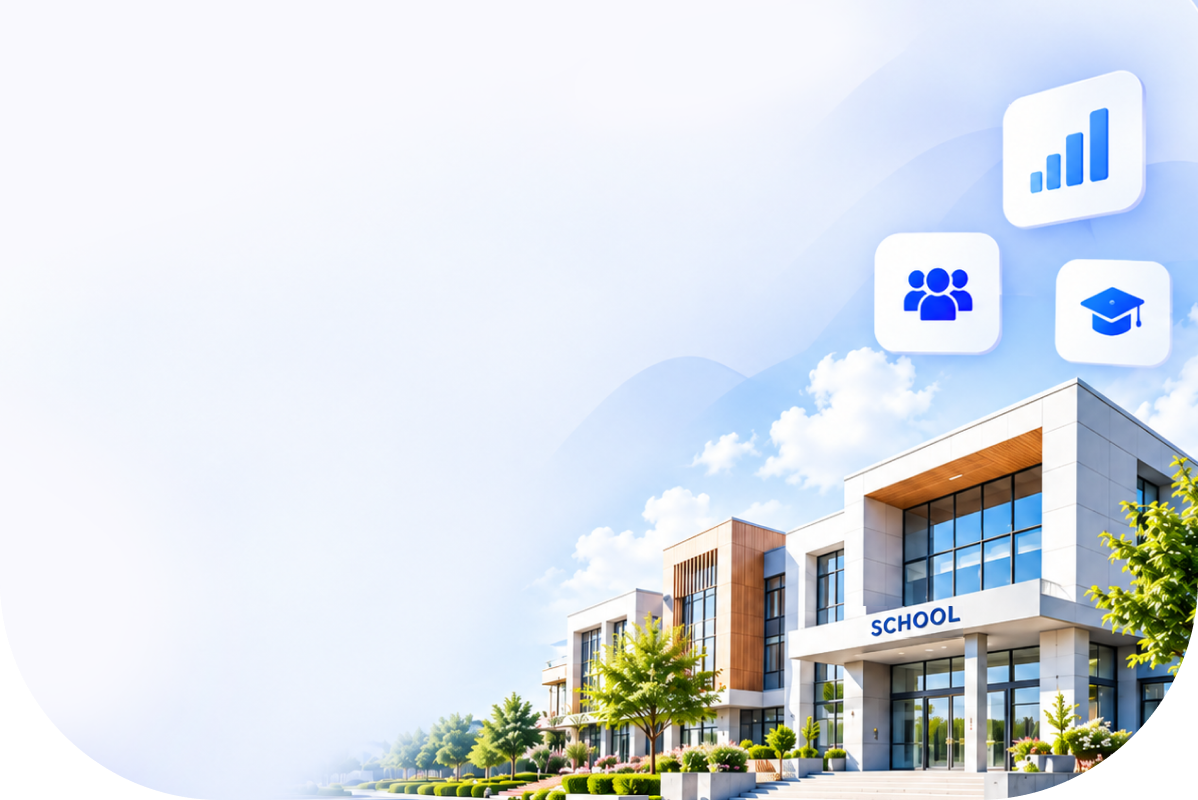
#> input picture school-hero-animation/assets/hero-source.png, 1198 x 800 px
$ python skyline.py   (older library calls are emulated)
#> lines starting #> are read from the running program, lines starting #| are printed output that depends on the picture; after the words box and inside, x2 and y2 are one past the last pixel; in counts of white or black regions, pixels touching at a corner belong together
"""Step 1: skyline mask (white = sky, black = building, trees, ground).
Sky is flooded from the top over pixels with a low local gradient (sky and soft clouds are smooth; the roofline,
windows and leaves are sharp). The card boxes are forced to sky. The result is cleaned per column (the sky is
everything above the first non-sky pixel in each column), then smoothed and saved."""
import json, numpy as np, cv2
from PIL import Image
ROOT = __file__.rsplit('/tools/', 1)[0]
SP = '/tmp/claude-0/-home-claude/16f7c1b2-c4b4-5aea-9d02-af57212e0f40/scratchpad/schoolani'
src = np.asarray(Image.open(f'{ROOT}/assets/hero-source.png').convert('RGBA')).astype(np.float32)
H, W = src.shape[:2]
#> H = 800; W = 1198
I = src[..., :3]
g = cv2.cvtColor(I.astype(np.uint8), cv2.COLOR_RGB2GRAY).astype(np.float32)
gs = cv2.GaussianBlur(g, (0, 0), 1.0)
grad = np.hypot(cv2.Sobel(gs, cv2.CV_32F, 1, 0, ksize=3), cv2.Sobel(gs, cv2.CV_32F, 0, 1, ksize=3))
hsv = cv2.cvtColor(I.astype(np.uint8), cv2.COLOR_RGB2HSV).astype(np.float32)
green = (hsv[..., 0] > 25) & (hsv[..., 0] < 95) & (hsv[..., 1] > 50)            # leaves
#> green: shape (800, 1198) bool; 4.6% white; 208 white regions (163 under 20 px), largest, box (x1, y1, x2, y2) and area: (1084, 455, 1198, 678) 12360, (575, 617, 721, 742) 9416, (387, 692, 587, 798) 7599
warm = (hsv[..., 0] < 25) & (hsv[..., 1] > 60)                                      # wood panels
#> warm: shape (800, 1198) bool; 2.5% white; 306 white regions (255 under 20 px), largest, box (x1, y1, x2, y2) and area: (864, 427, 1042, 526) 8915, (730, 520, 786, 691) 5798, (664, 548, 718, 652) 1425
dark = g < 150                                                                       # glass, shadows
#> dark: shape (800, 1198) bool; 12.6% white; 218 white regions (140 under 20 px), largest, box (x1, y1, x2, y2) and area: (862, 378, 1198, 800) 53634, (596, 556, 784, 775) 11425, (0, 601, 200, 800) 10244
CARDS = [(1000, 62, 1150, 236), (868, 226, 1008, 362), (1048, 252, 1178, 372)]      # x0, y0, x1, y1 with shadows
smooth = (grad < 22) & ~green & ~warm & ~dark
#> smooth: shape (800, 1198) bool; 78.3% white; 121 black regions (80 under 20 px), largest, box (x1, y1, x2, y2) and area: (309, 375, 1198, 800) 169852, (0, 599, 202, 800) 11186, (753, 230, 1004, 474) 4775
for x0, y0, x1, y1 in CARDS: smooth[y0:y1, x0:x1] = True
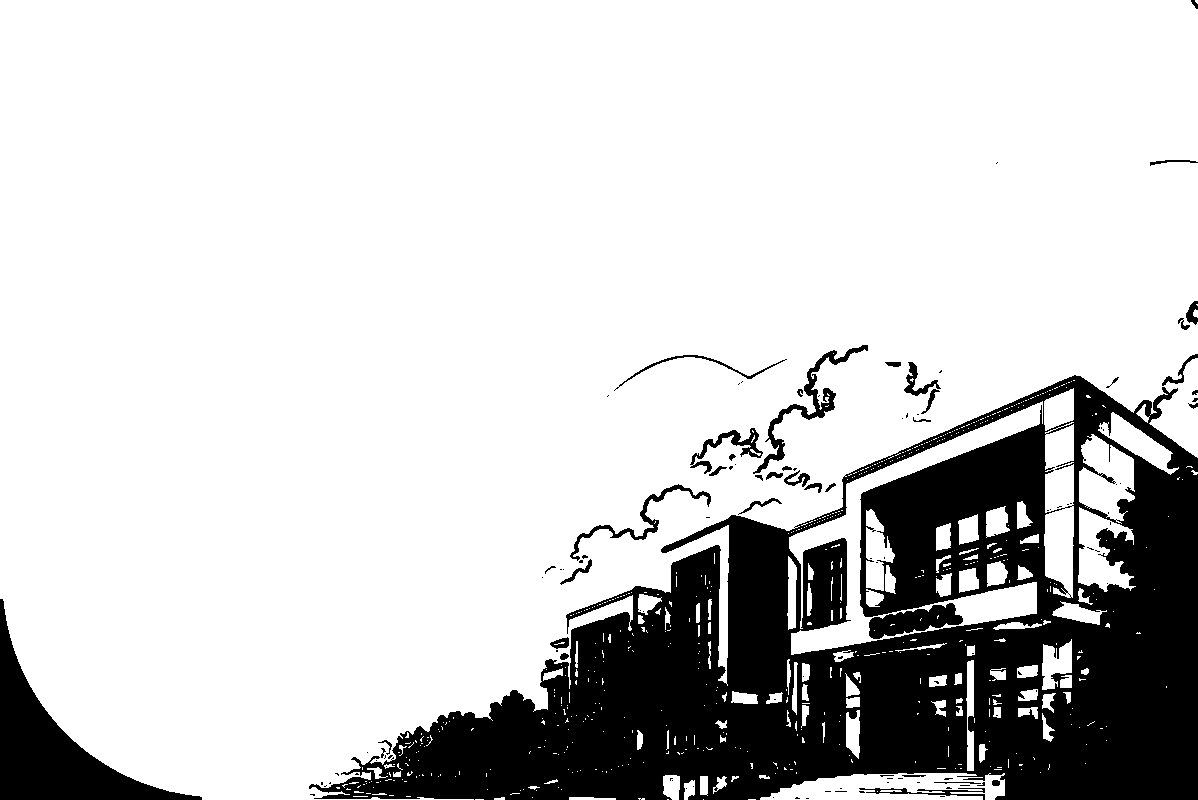
#> smooth: shape (800, 1198) bool; 80.2% white; 118 black regions (79 under 20 px), largest, box (x1, y1, x2, y2) and area: (309, 375, 1198, 800) 169852, (0, 599, 202, 800) 11186, (869, 603, 963, 639) 1820
smooth = cv2.morphologyEx(smooth.astype(np.uint8), cv2.MORPH_OPEN, np.ones((3, 3), np.uint8))
#> smooth: shape (800, 1198); values 0 (black) and 1 (white), 79.7% white; 46 black regions (25 under 20 px), largest, box (x1, y1, x2, y2) and area: (309, 354, 1198, 800) 177484, (0, 599, 202, 800) 11186, (753, 345, 868, 481) 1844
n, lab = cv2.connectedComponents(smooth)
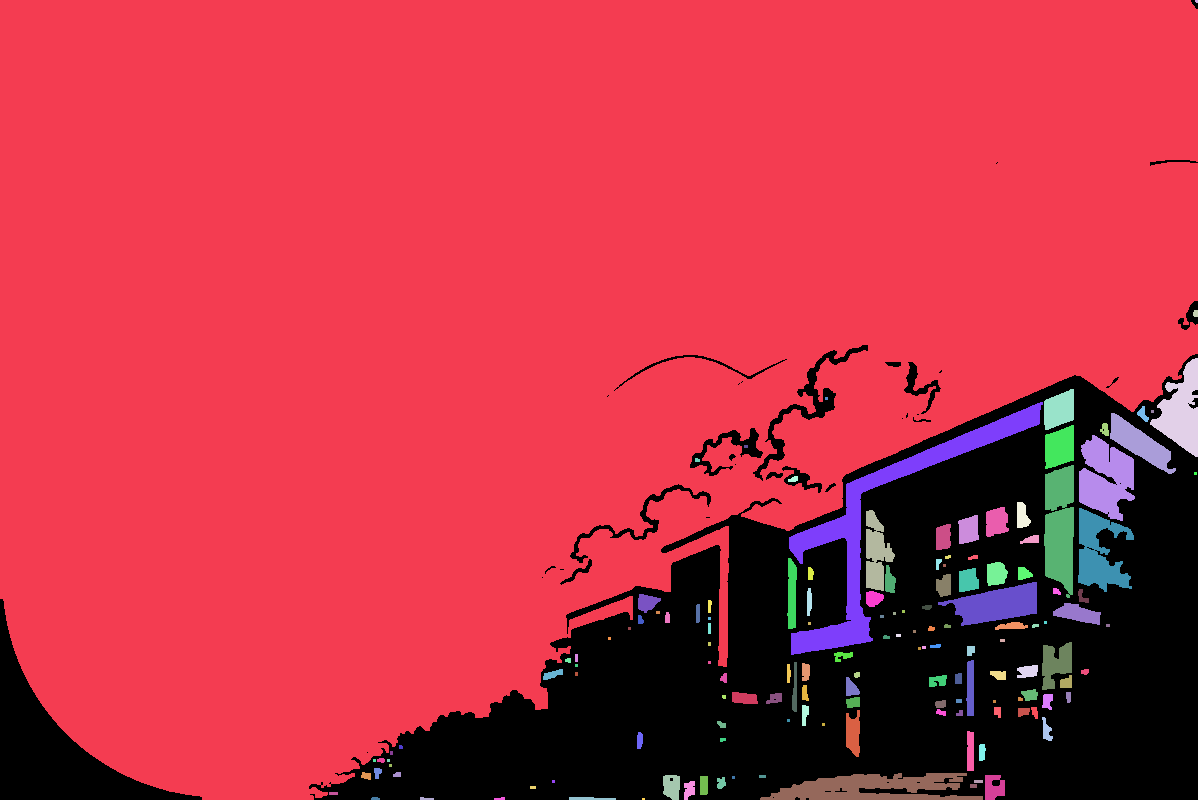
#> lab: shape (800, 1198) int32; 148 distinct labels, from 0 to 147; one colour per label, 0 black
#> n = 148
sky = lab == lab[5, 5]
#> sky: shape (800, 1198) bool; 75% white; 32 black regions (13 under 20 px), largest, box (x1, y1, x2, y2) and area: (309, 354, 1198, 800) 222292, (0, 599, 202, 800) 11186, (753, 345, 868, 481) 1853
# column-wise automatic top (good where trees meet clear sky: the far left)
auto = np.full(W, H)
#> auto = 1198 values from 800 to 800
for x in range(W):
    nz = np.where(~sky[:, x])[0]; auto[x] = nz[0] if len(nz) else H
#> after the loop, auto = 1198 values, max 800 at index 202, min 0 at index 1191, mean 549
# roofline traced by hand from a gridded close-up (clouds next to the white walls defeat automatic tracing),
# then each column is snapped to the strongest horizontal edge within +-10px of the traced line
ROOF = [(566, 618), (637, 589), (662, 593), (662, 551), (732, 519), (785, 534), (845, 507), (845, 480),
        (1077, 379), (1197, 459)]
xs_, ys_ = zip(*ROOF)
poly = np.full(W, H, dtype=float)
#> poly = 1198 values from 800 to 800
for i in range(len(ROOF) - 1):
    (x0, y0), (x1, y1) = ROOF[i], ROOF[i + 1]
    if x1 == x0: poly[x0] = min(poly[x0], y0, y1); continue
    xx = np.arange(x0, x1 + 1); poly[xx] = np.minimum(poly[xx], y0 + (y1 - y0) * (xx - x0) / (x1 - x0))
dy = cv2.Sobel(gs, cv2.CV_32F, 0, 1, ksize=3)
top = auto.astype(float).copy()
#> top has the same summary as auto
for x in range(566, W):
    py = int(round(poly[x])); lo, hi = max(py - 10, 1), min(py + 11, H - 1)
    k = lo + int(np.argmax(np.abs(dy[lo:hi, x])))
    top[x] = k - 1 if abs(k - py) <= 10 else py
#> this loop made 632 passes
#> k on passes 1 to 3: 618, 618, 617
#> after the loop, top = 1198 values, max 800 at index 202, min 377 at index 1078, mean 605.6
# roofs are straight: replace the snapped columns of each segment by a robust straight-line fit through them
for i in range(len(ROOF) - 1):
    (x0, y0), (x1, y1) = ROOF[i], ROOF[i + 1]
    if x1 - x0 < 12: continue
    xx = np.arange(x0 + 3, x1 - 2); yy = top[xx]
    A = np.c_[xx, np.ones_like(xx)].astype(float); coef = np.linalg.lstsq(A, yy, rcond=None)[0]
    for _ in range(3):                                           # drop outliers and refit
        r = np.abs(A @ coef - yy); keep = r < max(1.5, np.percentile(r, 70))
        coef = np.linalg.lstsq(A[keep], yy[keep], rcond=None)[0]
    xs_all = np.arange(x0, x1 + 1); top[xs_all] = coef[0] * xs_all + coef[1]
#> this loop made 9 passes
#> after the loop, top = 1198 values, max 800 at index 202, min 375.5 at index 1077, mean 605.7
# vertical walls: keep the traced x exactly
top[662] = min(top[661:664].min(), 551); top[845] = min(top[844:847].min(), 480)
top[566:] -= 4                                   # include the thin white roof coping above the snapped edge
top[530:566] = np.maximum(top[530:566], 655)     # small balcony box left of the low wing: no spikes into the sky
# trees that rise above the roof count as non-sky
gm = (green & (cv2.GaussianBlur(green.astype(np.float32), (0, 0), 3) > 0.35)).astype(np.uint8)
#> gm: shape (800, 1198); values 0 (black) and 1 (white), 4.4% white; 56 white regions (19 under 20 px), largest, box (x1, y1, x2, y2) and area: (1086, 456, 1198, 676) 12217, (577, 618, 717, 737) 9266, (388, 694, 587, 798) 7515
n2, lab2, st2, _ = cv2.connectedComponentsWithStats(gm)
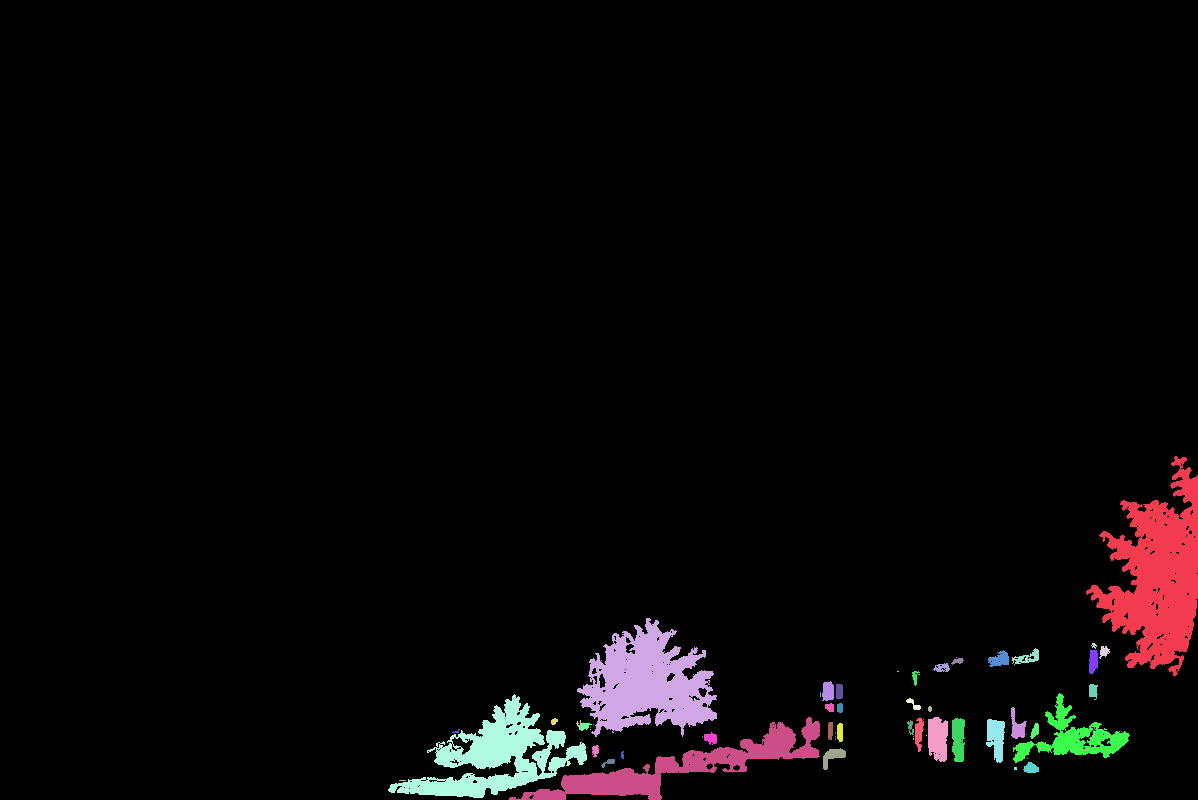
#> lab2: shape (800, 1198) int32; 57 distinct labels, from 0 to 56; one colour per label, 0 black
#> n2 = 57; st2 = 57 rows, first 6: [0, 0, 1198, 800, 915810], [1086, 456, 112, 220, 12217], [577, 618, 140, 119, 9266], [1091, 643, 6, 6, 20], [1099, 646, 11, 13, 82], [1012, 648, 27, 17, 196]
big = np.isin(lab2, [i for i in range(1, n2) if st2[i, 4] > 400])
for x in range(W):
    nz = np.where(big[:, x])[0]
    if len(nz): top[x] = min(top[x], nz[0])
#> after the loop, top = 1198 values, max 800 at index 202, min 371.5 at index 1077, mean 604.9
top_s = np.round(cv2.GaussianBlur(top.astype(np.float32).reshape(1, -1), (5, 1), 0.7).ravel()).astype(int)
#> top_s = 1198 values, max 800 at index 203, min 372 at index 1078, mean 604.9
top_s = np.minimum(top_s, top.astype(int))       # never smooth sky into the building
#> top_s = 1198 values, max 800 at index 203, min 371 at index 1077, mean 604.6
mask = (np.arange(H)[:, None] < top_s[None, :]).astype(np.float32)
#> mask: shape (800, 1198) float32; values 0 (black) and 1 (white), 75.6% white; 2 black regions, box (x1, y1, x2, y2) and area: (308, 371, 1198, 800) 222912, (0, 599, 203, 800) 11187
mask = cv2.GaussianBlur(mask, (0, 0), 0.8)                                            # anti-aliased edge
Image.fromarray((mask * 255).astype(np.uint8)).save(f'{ROOT}/assets/layers/skyline_mask.png')
json.dump({'top': top_s.tolist()}, open(f'{ROOT}/tools/skyline.json', 'w'))
over = I.copy(); m = mask < 0.5
#> after `m = mask < 0.5`: m: shape (800, 1198) bool; 24.4% white; 2 white regions, box (x1, y1, x2, y2) and area: (308, 372, 1198, 800) 222894, (0, 599, 202, 800) 11186
over[m] = over[m] * 0.45 + np.array([255, 0, 0]) * 0.55
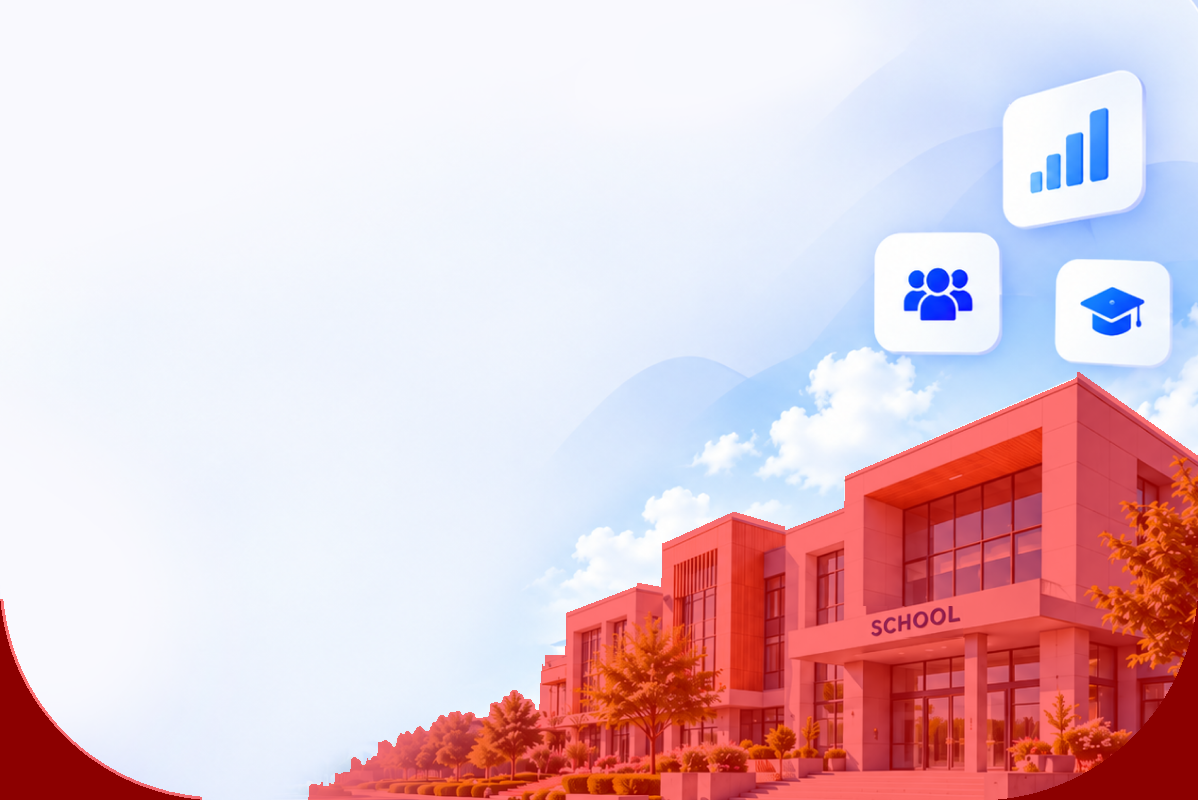
#> over: shape (800, 1198, 3) float32; mean R, G, B 226.1, 197.4, 207.4
Image.fromarray(over.astype(np.uint8)).save(f'{SP}/skyline_overlay.png')
print('roof top min/max over x 500..1198:', top_s[500:].min(), top_s[500:].max())
#| roof top min/max over x 500..1198: 371 710
